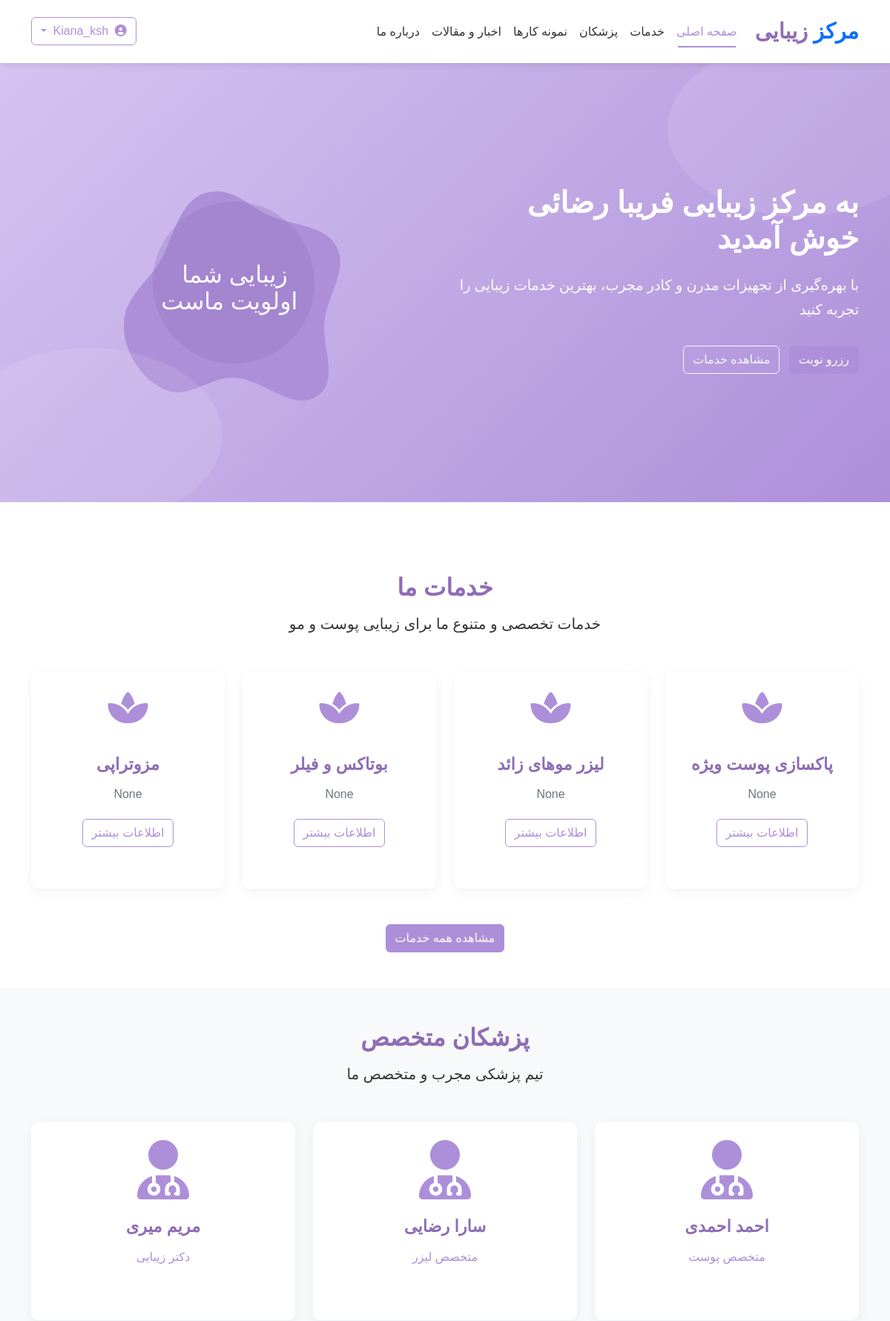
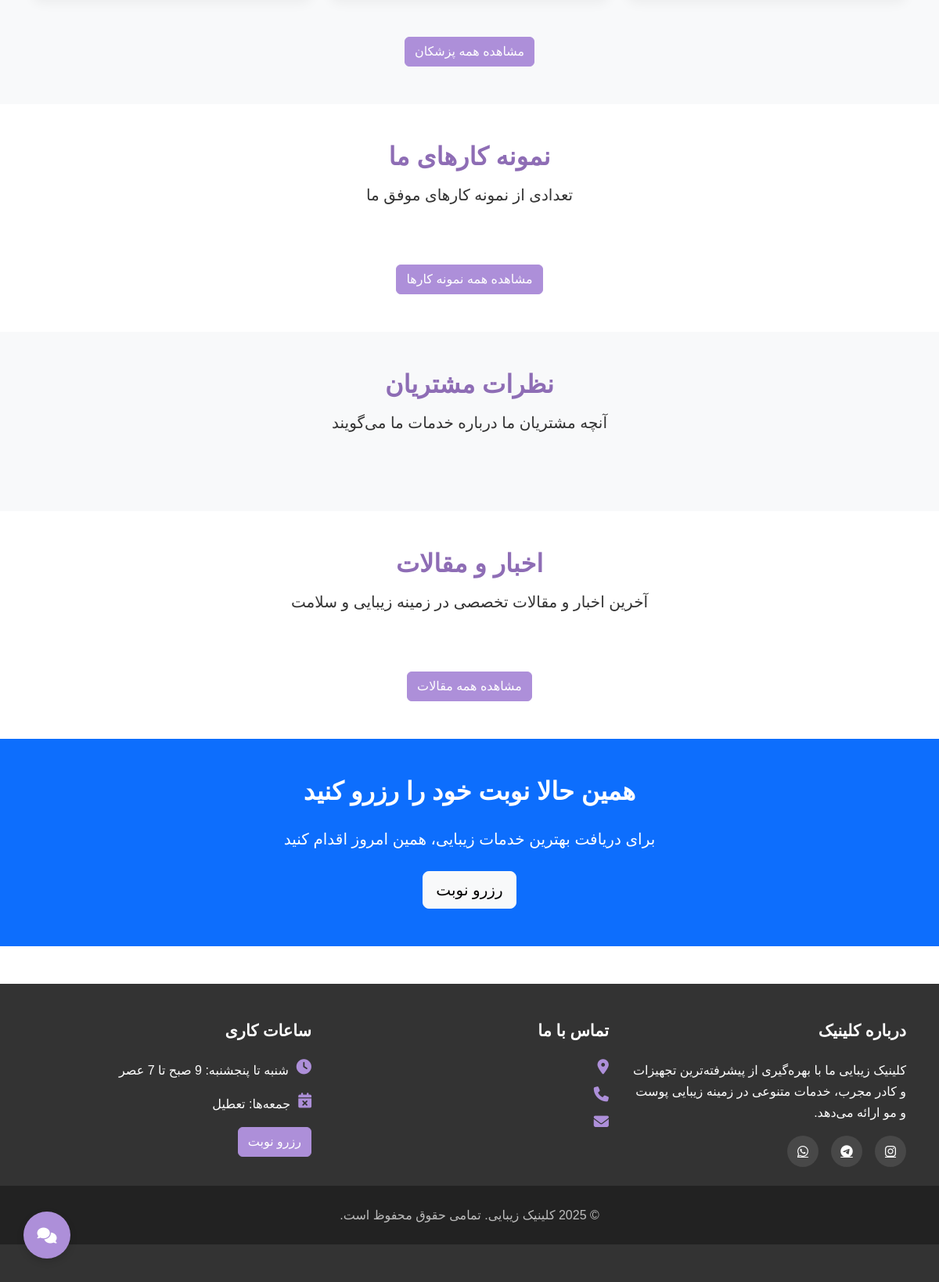
Screenshot of / (signed in) with the database file from the repository (2 pictures, top to bottom).
### models.py (models this page shows)
class Service(db.Model):
    id = db.Column(db.Integer, primary_key=True)
    name = db.Column(db.String(100), nullable=False)
    description = db.Column(db.Text, default='')
    short_description = db.Column(db.String(255), default='')
    price = db.Column(db.Integer, default=0)
    duration = db.Column(db.Integer, default=30)  # in minutes
    image_url = db.Column(db.String(255), default='')
    appointments = db.relationship('Appointment', backref='service', lazy='dynamic')
    portfolio_items = db.relationship('Portfolio', backref='service', lazy='dynamic')

class Doctor(db.Model):
    id = db.Column(db.Integer, primary_key=True)
    name = db.Column(db.String(100), nullable=False)
    title = db.Column(db.String(100), nullable=False, default='')  # تخصص
    bio = db.Column(db.Text, nullable=True, default='')
    image_url = db.Column(db.String(255), default='')
    experience_years = db.Column(db.Integer, default=0)
    education = db.Column(db.Text, default='')
    certifications = db.Column(db.Text, default='')
    services = db.relationship('Service', secondary='doctor_service', backref='doctors')
    appointments = db.relationship('Appointment', backref='doctor', lazy='dynamic')

### routes.py (the view)
@main.route('/')
def index():
    featured_services = Service.query.limit(4).all()
    featured_doctors = Doctor.query.limit(3).all()
    latest_news = News.query.filter_by(is_published=True).order_by(News.created_at.desc()).limit(3).all()
    featured_portfolio = Portfolio.query.filter_by(is_featured=True).limit(6).all()
    recent_reviews = Review.query.filter_by(is_approved=True).order_by(Review.created_at.desc()).limit(5).all()
    return render_template('index.html',
                           services=featured_services,
                           doctors=featured_doctors,
                           news=latest_news,
                           portfolio=featured_portfolio,
                           reviews=recent_reviews)

### app.py (called while the page is built)
def create_app():
    app = Flask(__name__)
    app.config['SECRET_KEY'] = 'your_secret_key'  # حتماً یه کلید قوی بساز
    app.config['SQLALCHEMY_DATABASE_URI'] = 'sqlite:///beauty_clinic.db'
    app.config['SQLALCHEMY_TRACK_MODIFICATIONS'] = False
    @app.context_processor
    def inject_now():
        return {'now': datetime.utcnow()}
    db.init_app(app)
    admin.init_app(app)
    login_manager = LoginManager()
    login_manager.login_view = 'auth.login'  # اگر auth نداری می‌تونی برداری یا اصلاح کنی
    login_manager.init_app(app)
    @login_manager.user_loader
    def load_user(user_id):
        return User.query.get(int(user_id))
    app.register_blueprint(main)
    app.register_blueprint(auth_blueprint, url_prefix='/auth')
    app.register_blueprint(admin_bp)
    with app.app_context():
        db.create_all()
    return app

### models.py (called while the page is built)
    def is_admin(self):
        return self.role == UserRole.ADMIN

### templates/index.html (shortened to what this page needs)
{% extends "base.html" %}
{% block content %}
<section class="hero">
    <div class="container">
        <div class="row align-items-center">
            <div class="col-lg-6" data-aos="fade-left">
                <h1>به مرکز زیبایی فریبا رضائی خوش آمدید</h1>
                <p>با بهره‌گیری از تجهیزات مدرن و کادر مجرب، بهترین خدمات زیبایی را تجربه کنید</p>
                <div class="mt-4">
                    <a href="{{ url_for('main.booking') }}" class="btn btn-primary me-2 mb-2">رزرو نوبت</a>
                    <a href="{{ url_for('main.services') }}" class="btn btn-outline-light mb-2">مشاهده خدمات</a>
                </div>
            </div>
            <div class="col-lg-6 d-none d-lg-block" data-aos="fade-right">
                <svg width="100%" height="400" viewBox="0 0 600 400" xmlns="http://www.w3.org/2000/svg">
                    <text x="380" y="200" font-family="Vazir, Tahoma, sans-serif" font-size="35" fill="white">زیبایی شما</text>
                    <text x="395" y="240" font-family="Vazir, Tahoma, sans-serif" font-size="35" fill="white">اولویت ماست</text>
                </svg>
            </div>
        </div>
    </div>
</section>
<section class="py-5">
    <div class="container">
        <div class="text-center mb-5" data-aos="fade-up">
            <h2>خدمات ما</h2>
            <p class="lead">خدمات تخصصی و متنوع ما برای زیبایی پوست و مو</p>
        </div>
        <div class="row">
            {% for service in services %}
            <div class="col-md-6 col-lg-3 mb-4" data-aos="fade-up" data-aos-delay="{{ loop.index * 100 }}">
                <div class="card h-100">
                    {% if service.image_url %}
                    <img src="{{ service.image_url }}" class="card-img-top" alt="{{ service.name }}">
                    {% else %}
                    <div class="text-center pt-4">
                        <i class="fas fa-spa service-icon"></i>
                    </div>
                    {% endif %}
                    <div class="card-body text-center">
                        <h5 class="card-title">{{ service.name }}</h5>
                        <p class="card-text">{{ service.short_description }}</p>
                        <a href="{{ url_for('main.service_detail', service_id=service.id) }}" class="btn btn-outline-primary">اطلاعات بیشتر</a>
                    </div>
                </div>
            </div>
            {% endfor %}
        </div>
        <div class="text-center mt-4">
            <a href="{{ url_for('main.services') }}" class="btn btn-primary">مشاهده همه خدمات</a>
        </div>
    </div>
</section>
<section class="py-5 bg-light">
    <div class="container">
        <div class="text-center mb-5" data-aos="fade-up">
            <h2>پزشکان متخصص</h2>
            <p class="lead">تیم پزشکی مجرب و متخصص ما</p>
        </div>
        <div class="row">
            {% for doctor in doctors %}
            <div class="col-md-4 mb-4" data-aos="fade-up" data-aos-delay="{{ loop.index * 100 }}">
                <div class="card h-100">
                    {% if doctor.image_url %}
                    <img src="{{ doctor.image_url }}" class="card-img-top doctor-img" alt="{{ doctor.name }}">
                    {% else %}
                    <div class="text-center pt-4">
                        <i class="fas fa-user-md" style="font-size: 5rem; color: var(--primary-color);"></i>
                    </div>
                    {% endif %}
                    <div class="card-body text-center">
                        <h5 class="card-title">{{ doctor.name }}</h5>
                        <p class="doctor-speciality">{{ doctor.title }}</p>
                    </div>
                </div>
            </div>
            {% endfor %}
        </div>
        <div class="text-center mt-4">
            <a href="{{ url_for('main.doctors') }}" class="btn btn-primary">مشاهده همه پزشکان</a>
        </div>
    </div>
</section>
<section class="py-5">
    <div class="container">
        <div class="text-center mb-5" data-aos="fade-up">
            <h2>نمونه کارهای ما</h2>
            <p class="lead">تعدادی از نمونه کارهای موفق ما</p>
        </div>
        <div class="text-center mt-4">
            <a href="{{ url_for('main.portfolio') }}" class="btn btn-primary">مشاهده همه نمونه کارها</a>
        </div>
    </div>
</section>
<section class="py-5 bg-light">
    <div class="container">
        <div class="text-center mb-5" data-aos="fade-up">
            <h2>نظرات مشتریان</h2>
            <p class="lead">آنچه مشتریان ما درباره خدمات ما می‌گویند</p>
        </div>
    </div>
</section>
<section class="py-5">
    <div class="container">
        <div class="text-center mb-5" data-aos="fade-up">
            <h2>اخبار و مقالات</h2>
            <p class="lead">آخرین اخبار و مقالات تخصصی در زمینه زیبایی و سلامت</p>
        </div>
        <div class="text-center mt-4">
            <a href="{{ url_for('main.news') }}" class="btn btn-primary">مشاهده همه مقالات</a>
        </div>
    </div>
</section>
<section class="py-5 bg-primary text-white">
    <div class="container text-center">
        <h2 class="text-white mb-4" data-aos="fade-up">همین حالا نوبت خود را رزرو کنید</h2>
        <p class="lead mb-4" data-aos="fade-up" data-aos-delay="100">برای دریافت بهترین خدمات زیبایی، همین امروز اقدام کنید</p>
        <a href="{{ url_for('main.booking') }}" class="btn btn-light btn-lg" data-aos="fade-up" data-aos-delay="200">رزرو نوبت</a>
    </div>
</section>
{% endblock %}

### static/css/style.css (style rules this page uses)
:root { --primary-color: #ad8fd9; --primary-light: #d5c4f1; --primary-dark: #8e6db5; --white: #ffffff; --light-gray: #f8f9fa; --dark-gray: #6c757d; --success: #28a745; --danger: #dc3545; --warning: #ffc107; --info: #17a2b8; }
body { font-family: 'Vazir', 'Tahoma', sans-serif; direction: rtl; text-align: right; background-color: var(--white); color: #333; line-height: 1.7; }
h1, h2, h3, h4, h5, h6 { font-weight: bold; color: var(--primary-dark); margin-bottom: 0.8rem; }
a { color: var(--primary-dark); transition: color 0.3s ease; }
.btn-primary { background-color: var(--primary-color); border-color: var(--primary-color); }
.btn-outline-primary { border-color: var(--primary-color); color: var(--primary-color); }
.hero { background: linear-gradient(135deg, var(--primary-light) 0%, var(--primary-color) 100%); padding: 6rem 0; margin-bottom: 3rem; position: relative; overflow: hidden; }
.hero::before { content: ''; position: absolute; top: -5%; right: -5%; width: 30%; height: 40%; background-color: rgba(255, 255, 255, 0.1); border-radius: 50%; }
.hero::after { content: ''; position: absolute; bottom: -5%; left: -5%; width: 30%; height: 40%; background-color: rgba(255, 255, 255, 0.1); border-radius: 50%; }
.hero h1 { color: var(--white); font-size: 2.5rem; margin-bottom: 1.5rem; }
.hero p { color: var(--white); font-size: 1.2rem; margin-bottom: 2rem; }
.card { border: none; border-radius: 10px; box-shadow: 0 5px 15px rgba(0, 0, 0, 0.05); overflow: hidden; transition: transform 0.3s ease, box-shadow 0.3s ease; margin-bottom: 2rem; }
.card-body { padding: 1.5rem; }
.card-title { font-size: 1.4rem; margin-bottom: 0.8rem; color: var(--primary-dark); }
.card-text { color: var(--dark-gray); margin-bottom: 1.2rem; }
.service-icon { font-size: 3rem; color: var(--primary-color); margin-bottom: 1rem; }
.doctor-speciality { color: var(--primary-color); font-weight: 500; }
[data-aos] { transition-property: transform, opacity !important; }

### rows the page displays
Service: name "پاکسازی پوست ویژه", short_description "None"
Service: name "لیزر موهای زائد", short_description "None"
Service: name "بوتاکس و فیلر", short_description "None"
Service: name "مزوتراپی", short_description "None"
Doctor: name "احمد احمدی", title "متخصص پوست"
Doctor: name "سارا رضایی", title "متخصص لیزر"
Doctor: name "مریم میری", title "دکتر زیبایی"
